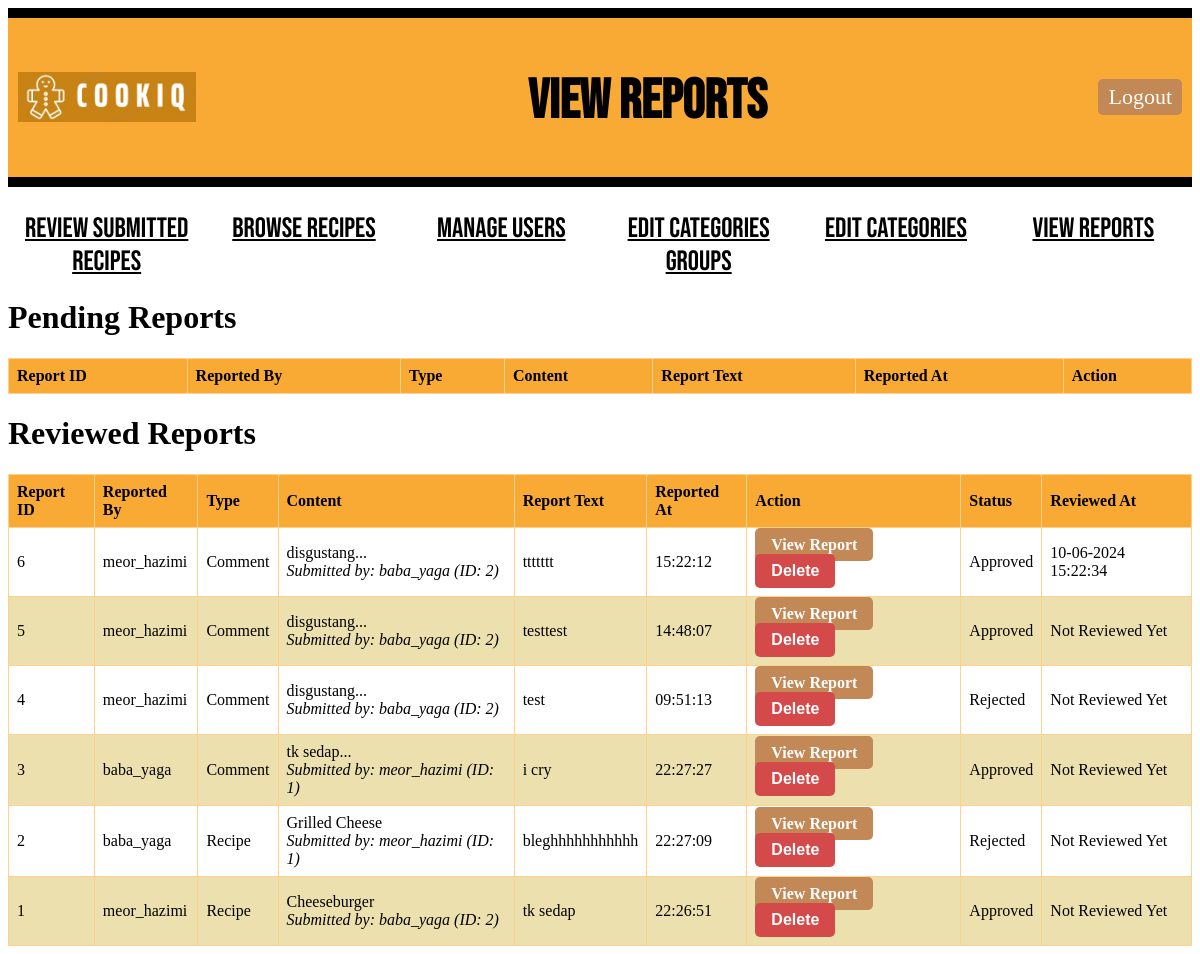
The app's page /admin/1/view_reports (signed in) with its own data.
### models.py (models this page shows, shortened)
class Report(db.Model):
    id = db.Column(db.Integer, primary_key=True)
    user_id = db.Column(db.Integer, db.ForeignKey('user.id', name='fk_report_user'), nullable=False)
    recipe_id = db.Column(db.Integer, db.ForeignKey('recipe.id', name="fk_report_recipe"), nullable=True)
    comment_id = db.Column(db.Integer, db.ForeignKey('comment.id', name='fk_report_comment'), nullable=True)
    report_text = db.Column(db.String(500), nullable=False)
    reviewed = db.Column(db.Boolean, default=False)
    approved = db.Column(db.Boolean, default=False)
    notified = db.Column(db.Boolean, default=False)
    timestamp = db.Column(db.DateTime(timezone=True), default=lambda: datetime.now(timezone('Asia/Kuala_Lumpur')))
    reviewed_at = db.Column(db.DateTime(timezone=True), default=lambda: datetime.now(timezone('Asia/Kuala_Lumpur')), nullable=True)
    user = db.relationship('User', back_populates='reports', overlaps="reports,user_reports")
    recipe = db.relationship('Recipe', back_populates='reports', overlaps="reports,recipe_reports")
    comment = db.relationship('Comment', back_populates='reports', overlaps="reports,comment_reports")

class User(db.Model):
    id = db.Column(db.Integer, primary_key=True)
    name = db.Column(db.String(100), nullable=False)
    email = db.Column(db.String(80), unique=True, nullable=False)
    username = db.Column(db.String(100), unique=True, nullable=False)
    age = db.Column(db.Integer)
    password = db.Column(db.String(100), nullable=False)
    created_at = db.Column(db.DateTime(timezone=True), default=lambda: datetime.now(timezone('Asia/Kuala_Lumpur')))
    number_of_warnings = db.Column(db.Integer, default=0)
    recipes = db.relationship('Recipe', backref='author', cascade="all, delete-orphan", lazy=True)
    comments = db.relationship('Comment', backref='commenter', cascade="all, delete-orphan", lazy=True)
    favourite_recipes = db.relationship('FavouriteRecipe', backref='user_fav', cascade="all, delete-orphan", lazy=True)
    notifications = db.relationship('Notification', back_populates='user', cascade="all, delete-orphan", lazy=True, overlaps="user_notifications")
    reports = db.relationship('Report', back_populates='user', cascade="all, delete-orphan", lazy=True, overlaps="user_reports")

class Comment(db.Model):
    id = db.Column(db.Integer, primary_key=True)
    comment = db.Column(db.Text, nullable=False)
    rating = db.Column(db.Integer, nullable=False)
    image_url = db.Column(db.String(255))
    submitted_by = db.Column(db.String(100), nullable=False)
    commented_at = db.Column(db.DateTime(timezone=True), default=lambda: datetime.now(timezone('Asia/Kuala_Lumpur')))
    recipe_id = db.Column(db.Integer, db.ForeignKey('recipe.id', name='fk_comment_recipe'), nullable=False)
    user_id = db.Column(db.Integer, db.ForeignKey('user.id', name='fk_comment_user'), nullable=False)
    reports = db.relationship('Report', back_populates='comment', cascade="all, delete-orphan")

class Recipe(db.Model):
    id = db.Column(db.Integer, primary_key=True)
    recipe_name = db.Column(db.String(100), nullable=False)
    description = db.Column(db.Text, nullable=False)
    ingredients = db.Column(db.Text, nullable=False)
    steps = db.Column(db.Text, nullable=False)
    difficulty = db.Column(db.Integer, nullable=False)
    time_required = db.Column(db.Integer, nullable=False)
    serving_size = db.Column(db.Integer, nullable=False)
    submitted_at = db.Column(db.DateTime(timezone=True), default=lambda: datetime.now(timezone('Asia/Kuala_Lumpur')))
    approved = db.Column(db.Boolean, default=False)
    user_id = db.Column(db.Integer, db.ForeignKey('user.id', name='fk_recipe_user'), nullable=False)
    image_path = db.Column(db.String(255))  # Path to the image file
    submitted_by = db.Column(db.String(100), nullable=False)
    comments = db.relationship('Comment', backref='recipe', cascade="all, delete-orphan", lazy=True)
    reports = db.relationship('Report', back_populates='recipe', cascade="all, delete-orphan")
    categories = db.relationship('Category', secondary=recipe_category_association, backref=db.backref('recipes', lazy='dynamic'))

### main.py (the view)
@app.route('/admin/<int:admin_id>/view_reports', methods=['GET'])
def view_reports(admin_id):
    if "admin_id" not in session:
        return redirect(url_for("adminlogin"))
    admin = Admin.query.get_or_404(admin_id)
    pending_reports = Report.query.filter_by(reviewed=False).order_by(Report.timestamp.desc()).all()
    reviewed_reports = Report.query.filter_by(reviewed=True).order_by(Report.timestamp.desc()).all()
    return render_template('view_reports.html', admin=admin, pending_reports=pending_reports, reviewed_reports=reviewed_reports, Comment=Comment, Recipe=Recipe)

### templates/view_reports.html (shortened to what this page needs)
<!DOCTYPE html>
<html lang="en">
<head>
    <link rel="stylesheet" href="{{ url_for('static', filename='style.css') }}">
</head>
<body>
    <div class="header">
        <div class="logo-container">
            <img style="height: 50px; padding-bottom: 30px;" src="{{ url_for('static', filename='Logo_CookiQ.jpeg') }}" alt="Logo_CookiQ">
        </div>
        <h1 class="title">View Reports</h1>
        <a href="{{ url_for('adminlogout') }}" class="LogOutButton">Logout</a>
    </div>
    {% include '_flashes.html' %}
    <div class="classification">
        <ul>
            <li><a href="{{ url_for('pending_submissions', admin_id=admin.id) }}" class="nav-button">Review Submitted Recipes</a></li>
            <li><a href="{{ url_for('admin_browse_recipes', admin_id=admin.id)}}" class="nav-button">Browse Recipes</a></li>
            <li><a href="{{ url_for('manage_users', admin_id=admin.id) }}" class="nav-button">Manage Users</a></li>
            <li><a href="{{ url_for('edit_category_groups', admin_id=admin.id)}}" class="nav-button">Edit Categories Groups</a></li>
            <li><a href="{{ url_for('edit_categories', admin_id=admin.id) }}" class="nav-button">Edit Categories</a></li>
            <li><a href="{{ url_for('view_reports', admin_id=admin.id) }}" class="nav-button">View Reports</a></li>
        </ul>
    </div>
    <div class="reports">
        <h1>Pending Reports</h1>
        <table class="report-table">
            <thead>
                <tr>
                    <th>Report ID</th>
                    <th>Reported By</th>
                    <th>Type</th>
                    <th>Content</th>
                    <th>Report Text</th>
                    <th>Reported At</th>
                    <th>Action</th>
                </tr>
            </thead>
        </table>
        <h1>Reviewed Reports</h1>
        <table class="report-table">
            <thead>
                <tr>
                    <th>Report ID</th>
                    <th>Reported By</th>
                    <th>Type</th>
                    <th>Content</th>
                    <th>Report Text</th>
                    <th>Reported At</th>
                    <th>Action</th>
                    <th>Status</th>
                    <th>Reviewed At</th>
                </tr>
            </thead>
            <tbody>
                {% for report in reviewed_reports %}
                <tr>
                    <td>{{ report.id }}</td>
                    <td>{{ report.user.username }}</td>
                    <td>
                        {% if report.recipe_id and report.comment_id %}
                            Comment
                        {% elif report.recipe_id %}
                            Recipe
                        {% endif %}
                    </td>
                    <td>
                        {% if report.comment_id %}
                            {% set comment = Comment.query.get(report.comment_id) %}
                            {{ comment.comment[:50] }}...<br>
                            <em>Submitted by: {{ comment.submitted_by }}</em>
                        {% elif report.recipe_id %}
                            {% set recipe = Recipe.query.get(report.recipe_id) %}
                            {{ recipe.recipe_name }}<br>
                            <em>Submitted by: {{ recipe.submitted_by }}</em>
                        {% endif %}
                    </td>
                    <td>{{ report.report_text }}</td>
                    <td>{{ report.timestamp.strftime('%H:%M:%S') }}</td>
                    <td>
                        <a href="{{ url_for('admin_recipe', admin_id=admin.id, recipe_id=report.recipe_id, source='view_reports') }}" class="view-report-button">View Report</a>
                        <form action="{{ url_for('delete_report', admin_id=admin.id, report_id=report.id) }}" method="POST" style="display: inline;">
                            <button type="submit" class="delete-report-button" onclick="return confirm('Are you sure you want to delete this report?')">Delete</button>
                        </form>
                    </td>
                    <td>{{ 'Approved' if report.approved else 'Rejected' }}</td>
                    <td>{{ report.reviewed_at.strftime('%d-%m-%Y %H:%M:%S') if report.reviewed_at else 'Not Reviewed Yet' }}</td>
                </tr>
                {% endfor %}
            </tbody>
        </table>
    </div>
</body>
</html>

### static/style.css (style rules this page uses)
.header { display: flex; align-items: center; justify-content: space-between; background-color: #f8aa35; border-top: 10px solid #000; border-bottom: 10px solid #000; margin-bottom: 20px; padding: 5px 10px; }
.logo-container { display: flex; align-items: center; margin-top: 30px; }
.title { font-family: 'Bebas Neue', sans-serif; font-size: 55px; color: rgb(0, 0, 0); margin-top: 45px; }
.nav-button { border: none; color: rgb(0, 0, 0); }
.MainButton, .HomeButton, .LogOutButton { padding: 5px 10px; border-radius: 5px; background-color: #c28855; color: #fff; font-size: 22px; font-weight: 300; cursor: pointer; text-decoration: none; left: 20px; }
.classification ul { text-align: center; display: flex; padding-top: 5px; padding-left: 0px; }
.classification li { font-family: 'Bebas Neue', sans-serif; font-size: 28px; font-weight: 300; text-transform: uppercase; display: inline-block; width: 100%; }
.pending-recipes, .report-table { border-collapse: collapse; width: 100%; margin-top: 20px; }
.pending-recipes th, .pending-recipes td, .report-table th, .report-table td { border: 1px solid #ffd18d; padding: 8px; text-align: left; }
.pending-recipes th, .report-table th { background-color: #f8aa35; color: black; font-weight: bold; }
.pending-recipes tr:nth-child(even), .report-table tr:nth-child(even) { background-color: #ece1ae; }
.approve-recipe-button, .reject-recipe-button, .approve-report-button, .reject-report-button, .view-report-button, .delete-report-button { padding: 8px 16px; border: none; cursor: pointer; border-radius: 5px; font-size: 16px; font-weight: bold; transition: background-color 0.3s; }
.view-report-button { background-color: #c28855; text-decoration: none; color:#fff; }
.reject-recipe-button, .reject-report-button, .delete-report-button { background-color: #d44949; color: #fff; }

### records on screen
Report: id "6", user.username "meor_hazimi", shows "Comment", report_text "ttttttt", timestamp "15:22:12", approved "Approved", reviewed_at "10-06-2024 15:22:34"
Comment: comment "disgustang", submitted_by "baba_yaga (ID: 2)"
Report: id "5", user.username "meor_hazimi", shows "Comment", report_text "testtest", timestamp "14:48:07", approved "Approved", reviewed_at "Not Reviewed Yet"
Report: id "4", user.username "meor_hazimi", shows "Comment", report_text "test", timestamp "09:51:13", approved "Rejected", reviewed_at "Not Reviewed Yet"
Report: id "3", user.username "baba_yaga", shows "Comment", report_text "i cry", timestamp "22:27:27", approved "Approved", reviewed_at "Not Reviewed Yet"
Comment: comment "tk sedap", submitted_by "meor_hazimi (ID: 1)"
Report: id "2", user.username "baba_yaga", shows "Recipe", report_text "bleghhhhhhhhhhh", timestamp "22:27:09", approved "Rejected", reviewed_at "Not Reviewed Yet"
Recipe: recipe_name "Grilled Cheese", submitted_by "meor_hazimi (ID: 1)"
Report: id "1", user.username "meor_hazimi", shows "Recipe", report_text "tk sedap", timestamp "22:26:51", approved "Approved", reviewed_at "Not Reviewed Yet"
Recipe: recipe_name "Cheeseburger", submitted_by "baba_yaga (ID: 2)"
